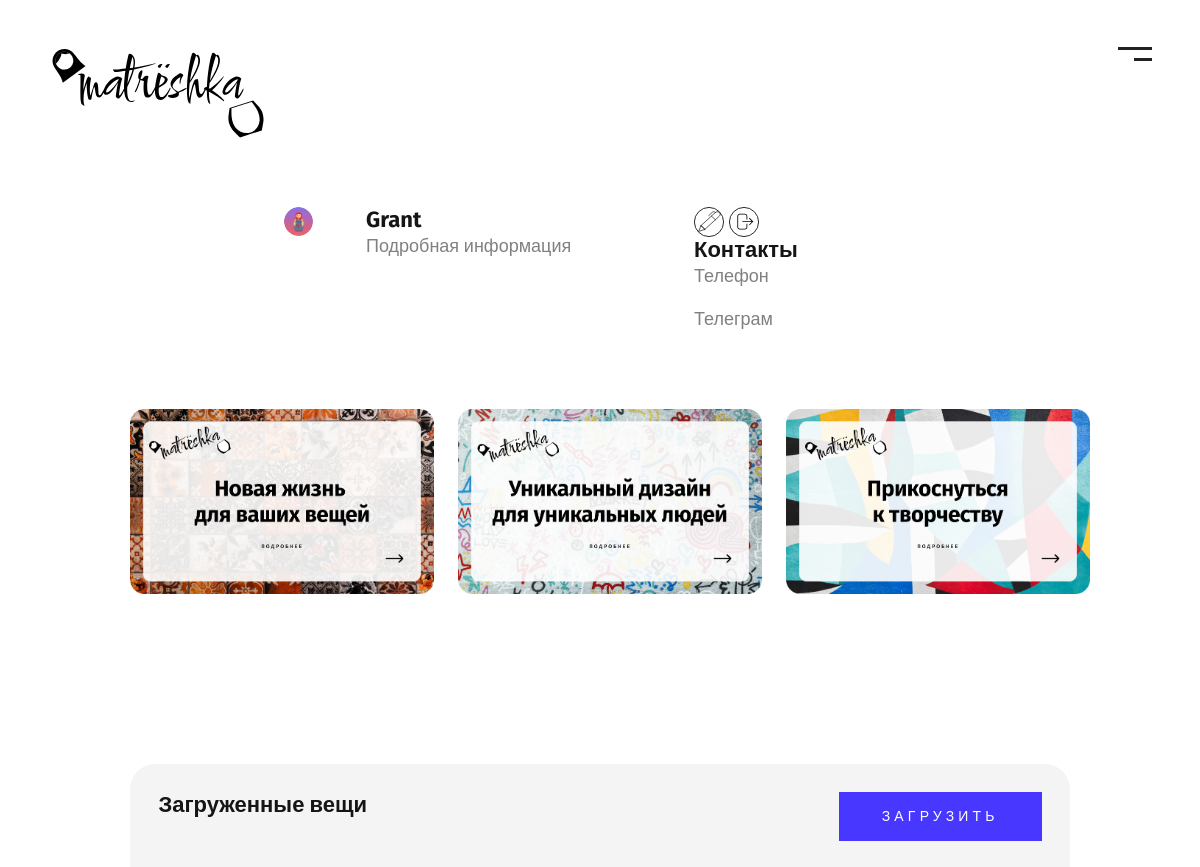
/profile (signed in, upper part), run on an earlier commit of the app's database.
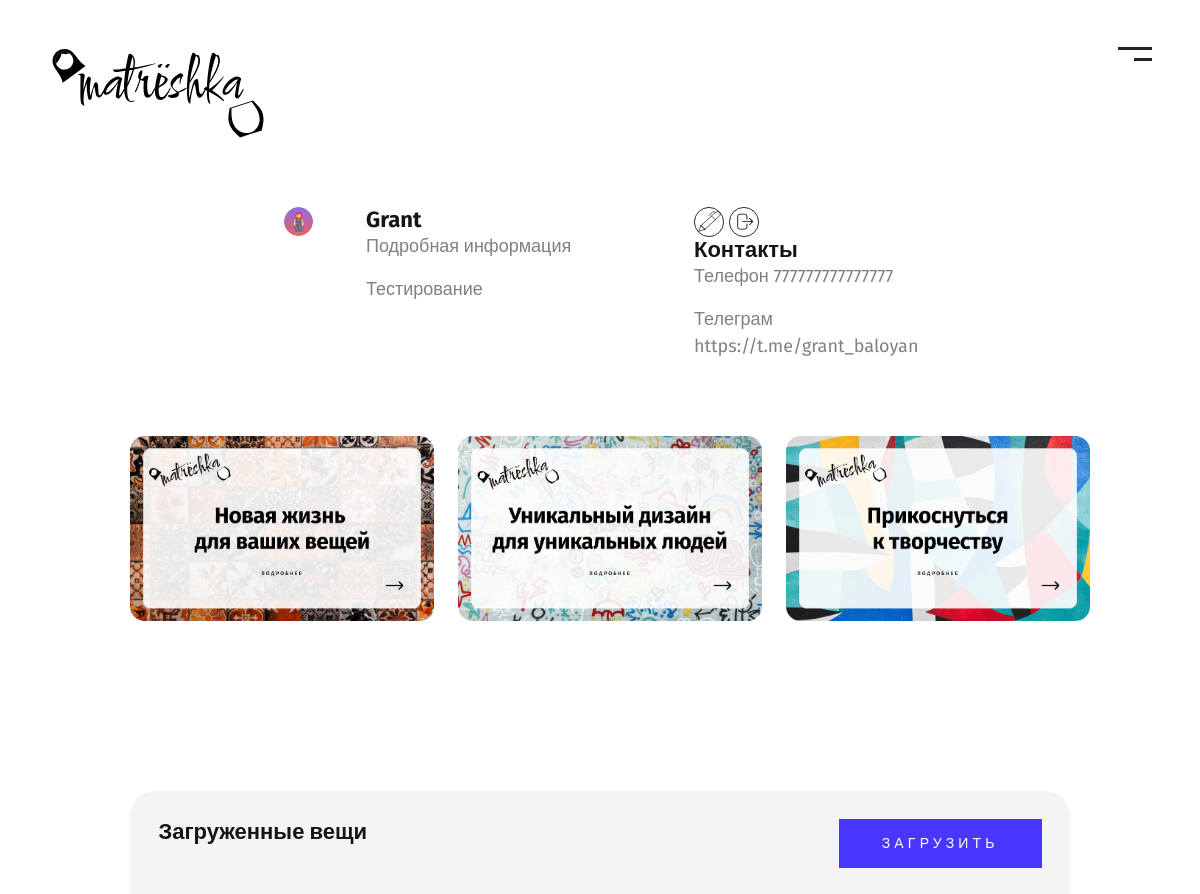
And on a later commit of the database.
### data/users.py (models this page shows, shortened)
class User(SqlAlchemyBase, UserMixin):
    __tablename__ = 'user'
    id = sqlalchemy.Column(sqlalchemy.Integer, primary_key=True, autoincrement=True)
    name = sqlalchemy.Column(sqlalchemy.VARCHAR, nullable=True)
    description = sqlalchemy.Column(sqlalchemy.VARCHAR, nullable=True, default="")
    tel = sqlalchemy.Column(sqlalchemy.VARCHAR, nullable=True, default="")
    telegram = sqlalchemy.Column(sqlalchemy.VARCHAR, nullable=True, default="")
    email = sqlalchemy.Column(sqlalchemy.String, index=True, unique=True, nullable=True)
    hashed_password = sqlalchemy.Column(sqlalchemy.String, nullable=True)

### data/card_api.py (the view)
@blueprint.route("/profile", methods=['GET', 'POST'])
def profile():
    return render_template("profile.html")

### data/db_session.py (called while the page is built)
def create_session() -> Session:
    global __factory
    return __factory()

### main.py (called while the page is built)
def main():
    db_session.global_init("db/it-fest.db")
    @login_manager.user_loader
    def load_user(user_id):
        session = db_session.create_session()
        return session.query(User).get(user_id)
    app.register_blueprint(card_api.blueprint)
    app.register_blueprint(user_api.blueprint)
    @app.errorhandler(404)
    def not_found(error):
        return make_response(jsonify({'error': 'Not found'}), 404)
    app.run()

### templates/profile.html (shortened to what this page needs)
<!DOCTYPE html>
<html lang="en">
<head>
    <link rel="stylesheet" href="/static/css/bootstrap.min.css">
    <link rel="stylesheet" href="/static/css/owl.carousel.min.css">
    <link rel="stylesheet" href="/static/css/owl.theme.default.min.css">
    <link rel="stylesheet" href="/static/css/main.css">
</head>
<body>
    {% include 'header.html' %}
    <div class="container-fluid profile_information g-0">
        <div class="margin-container">
            <div class="row justify-content-md-center">
                <div class="col-md-1 col-sm-2">
                    <img src="../static/img/team_foto.jpg" id="avatar" class="rounded-circle col-sm-6" />
                </div>
                <div class="col-md-4 col-sm-10">
                    <h3>{{ current_user.name }}</h3>
                    <p>Подробная информация</p>
                    <p>{{ current_user.description }}</p>
                </div>
                <div class="col-md-3">
                    <div class="justify-content-end">
                            <a href="/change"><img class="edit-button" src="../static/img/pen-to-square-solid.svg" /></a>
                            <a href="/logout"><img class="edit-button" src="../static/img/logout_icon.svg" /></a>
                    </div>
                    <h3>
                        Контакты
                    </h3>
                    <p>Телефон {{ current_user.tel }}</p>
                    <p>Телеграм {{ current_user.telegram }}</p>
                </div>
            </div>
            <div class="row list_of_sections">
                <div class="col-md-4">
                    <div class="item">
                        <img class="profile-item" src="/static/img/New life back.jpg" alt="work">
                    </div>
                </div>
                <div class="col-md-4">
                    <div class="item">
                        <img class="profile-item" src="/static/img/Unique back.jpg" alt="work">
                    </div>
                </div>
                <div class="col-md-4">
                    <div class="item">
                        <img class="profile-item" src="/static/img/Do art back.jpg" alt="work">
                    </div>
                </div>
            </div>
            <div class="item-profile">
                <div class="item-head">
                    <div class="row">
                        <div class="col-md-9">
                            <h3>
                                Загруженные вещи
                            </h3>
                        </div>
                        <div class="col-md-3">
                            <a href="/add_card">
                                <button type="button" class="btn offer-cont__btn btn-block col-12">
                                    Загрузить
                                </button>
                            </a>
                        </div>
                    </div>
                </div>
                <div class="row">
                    <div class="col-md-4">
                    </div>
                    <div class="col-md-4">
                    </div>
                    <div class="col-md-4">
                    </div>
                </div>
            </div>
        </div>
</body>
</html>

### templates/header.html (shortened to what this page needs)
<div class="nav">
    <div class="container">
        <div class="row">
            <div class="col-md-3">
                <img src="/static/img/logo.svg" alt="Matrёshka" class="logo">
            </div>
            <div class="col-md-3 ms-auto">
                <button class="menu ms-auto" type="button" data-bs-toggle="offcanvas" data-bs-target="#offcanvasScrolling" aria-controls="offcanvasScrolling">
                    <img src="/static/img/menu.svg" alt="Menu Matrёshka">
                </button>
            </div>
        </div>
    </div>
</div>

### static/css/main.css (style rules this page uses)
body { overflow-x: hidden; font-family: 'Fira Sans', sans-serif; color: #808080; font-size: 18px; }
button { display: block; border: none; background: transparent; }
a { text-decoration: none; }
h1, h2, h3, h4, h5, h6 { font-style: normal; font-weight: 700; color: #151515; margin: 0; padding: 0; }
h3 { font-size: 22px; }
.btn { background: #4737FF; color: #fff; text-transform: uppercase; font-weight: 500; font-size: 14px; padding: 13px 26px; display: inline; border-radius: 0; letter-spacing: 0.3em; text-align: center; transition: all 0.5s ease; }
.nav { padding-top: 39px; margin-bottom: 127px; }
.edit-button { width: 30px; margin: 0; }
.item-profile { border: none; border-radius: 25px; background-color: #F4F4F4; margin: 10px; padding: 10px; margin-top: 30px; }
.profile-item { background: url(/static/img/shop.jpg) no-repeat; background-size: 100%; width: 100%; height: 150%; margin: 10px; margin-bottom: 140px; }
.margin-container { margin: 0 10%; }
.item-head { padding: 2%; }
.item img { transition: all 0.5s ease; display: block; position: relative; }
.profile_information { margin-top: -60px; }
.list_of_sections { margin-top: 50px; }

What changed in the data, as far as the page shows it:
changed User "Grant": description (not shown) → "Тестирование"; tel (not shown) → "777777777777777"; telegram (not shown) → "https://t.me/grant_baloyan"
